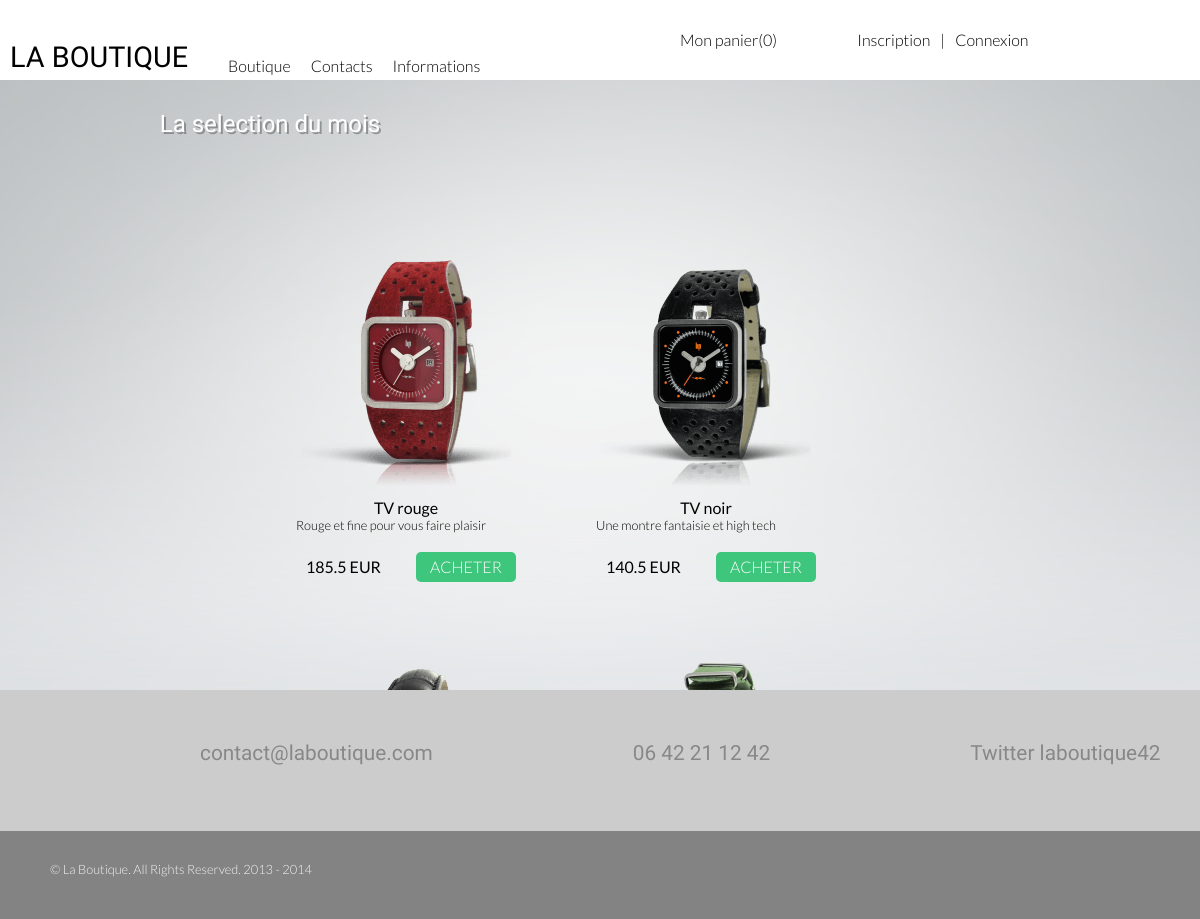
The app's page /shop/index.php with its own data.
### tables this page shows
CREATE TABLE IF NOT EXISTS `product` (
  `product_id` int(11) NOT NULL AUTO_INCREMENT,
  `name` varchar(30) NOT NULL,
  `description` varchar(100) DEFAULT NULL,
  `quantity` int(11) NOT NULL,
  `price` float NOT NULL,
  PRIMARY KEY (`product_id`),
  UNIQUE KEY `product_id_UNIQUE` (`product_id`)
);

### controller/connexion_func.php (called while the page is built, shortened)
<?PHP
function	connexion_check(&$result)
{
	global	$SUCCES, $ERREURC;
	if	(empty($_SESSION)
		|| !isset($_SESSION['login'])
		|| !isset($_SESSION['passwd']))
	{
		$result = FALSE;
		return ($SUCCES);
	}
	return ($SUCCES);
}

### controller/products.php (called while the page is built)
<?PHP
function	get_products($link, $query)
{
	$products = array();
	$res = mysqli_query($link, $query);
	while ($prod_raw = mysqli_fetch_assoc($res))
	{
		$products[] = array(
			'name'=>$prod_raw['name'],
			'description'=>$prod_raw['description'],
			'price'=>$prod_raw['price']);
	}
	return ($products);
}
?>

### views/aff_products.php (the view)
<?PHP
function aff_product($product)
{
	$new_get = $_GET;
	$new_get['buyproduct'] = $product['name'];
	$link = http_build_query($new_get);
	echo '
  		<div class="product">
		<div class="prod_img"><img src="img/catalog/'.$product['name'].'.png"></div>
		<div class="prod_name">'.$product['name'].'</div>
            <div class="prod_desc">'.$product['description'].'</div>
            <div class="prod_prix">'.$product['price'].' EUR</div>
            <div class="prod_buy"><a href="?'.$link.'">ACHETER</a></div>
         </div>';
}
function aff_all_products($products)
{
	echo '
	<div class="prod_selection">';
	for ($i = 0; $i < count($products); ++$i)
		aff_product($products[$i]);
	echo '
	</div>';
}
?>

### shop/index.php (shortened to what this page needs)
<HTML>
<HEAD><meta http-equiv="content-type" content="text/html; charset=utf-8" />
    <LINK href="css/index.css" rel="stylesheet" type="text/css">
    <LINK href="css/myaccount.css" rel="stylesheet" type="text/css">
    <LINK href="css/register.css" rel="stylesheet" type="text/css">
    <LINK href="css/product.css" rel="stylesheet" type="text/css">
    <LINK href="css/basket.css" rel="stylesheet" type="text/css">
    <LINK href="css/header.css" rel="stylesheet" type="text/css">
    <LINK href="css/footer.css" rel="stylesheet" type="text/css">
</HEAD>
<BODY>
<div id="content">
<?PHP
include_once("../misc/error.php");
include_once("../controller/connexion_func.php");
include("inc/header.php");
echo '<div id="middle">';
include("inc/content.php");
echo '</div>';
include("inc/footer.php");
?>
</div>
</BODY>
</HTML>

### shop/inc/header.php (shortened to what this page needs)
<div id="header">
	<div id="shop"><a href = "index.php">LA BOUTIQUE</a></div>
	<div id="menu">
		<ul>
			<li id="open_menu"><a href="?page=category">Boutique</a>
            </li>
			<li><a href="?page=contacts">Contacts</a></li>
			<li><a href="?page=info">Informations</a></li>
		</ul>
	</div>
	<div id="user">
	<div id="basket"><a href="index.php?page=basket">Mon panier(<?PHP echo intval($_SESSION['basket-total']) ?>)</a></div>
<?PHP
        if (!$result)
        {
            echo'
		<div id="register"><a href="index.php?page=register">Inscription</a></div>
        <div class="separator">|</div>
        <div id="connect"><a href="index.php?page=login">Connexion</a></div>';
        }
        else
        {
            echo'
		<div id="register"><a href="index.php?page=logout">Deconnexion</a></div>
        <div class="separator">|</div>
		<div id="account"><a href="index.php?page=myaccount">Mon compte</a></div>';
        }
        ?>
	</div>
</div>

### shop/inc/content.php
<?PHP
if (!isset($_GET['page']))
	include("accueil.php");
else
	include("$_GET[page].php");
?>

### shop/inc/accueil.php
<?PHP
include_once("../views/aff_products.php");
include_once("../controller/products.php");
function aff_header()
{
	echo '
<div id="accueil">
	<div id="selection"><h2>La selection du mois</h2>';
}
function aff_footer()
{
	echo '
	</div>
</div>';
}
$products = get_products($link, "SELECT name, description, price FROM `product` ORDER BY product_id DESC LIMIT 4");
aff_header();
aff_all_products($products);
aff_footer();
?>

### shop/inc/footer.php
<div id="footer">
<div id="contacts"><div class="center"><p><a href="mailto:contact&#64;laboutique.com">contact&#64;laboutique.com</a></p><p>06 42 21 12 42</p><p><a href="https://twitter.com/laboutique42">Twitter laboutique42</a></p></div></div>
<div id="copyright"><p>&#169; La Boutique. All Rights Reserved. 2013 - 2014</p></div>
</div>

### shop/css/index.css (style rules this page uses)
BODY { font-family: 'Lato', serif; font-weight: 300; background-color: #838383; margin: 0; padding: 0; }
h2 { font-family: 'Coustard', serif; font-weight: 300; color: #FFF; padding-top: 40px; width: 300px; text-shadow: 2px 2px rgba(0, 0, 0, 0.3); }
#middle { padding-top: 50px; background: url(../img/bg.png) repeat-x 50% 50% #DFE2E4; height: 80%; overflow: hidden; overflow: scroll; }
#content { margin: auto; height: 100%; }

### shop/css/product.css (style rules this page uses)
.prod_name { font-weight: 400; }
#selection { margin: auto; width: 80%; text-align: center; }
.prod_buy { background-color: #3fc67d; width: 100px; height: 25px; text-align: center; padding-top: 5px; border-radius: 5px; float: right; }
.prod_buy a { color: white; }
.prod_selection { padding-top: 100px; margin: auto; width: 80%; }
.prod_prix { float: left; padding-top: 5px; padding-left: 10px; font-weight: 400; }
.prod_desc { text-align: justify; font-size: 0.8em; margin-bottom: 5px; height: 30px; overflow: hidden; }
.prod_img { background-color: rgba(255, 255, 255, 0); }
.product { float: left; width: 220px; margin-left: 80px; margin-bottom: 80px; }

### shop/css/header.css (style rules this page uses)
#header { height: 80px; width: 100%; background-color: white; margin: 0 0 0 0; position: absolute; }
a { color: #000; text-decoration: none; }
#shop { float: left; padding-top: 40px; padding-left: 10px; }
#shop a { font-family: 'Coustard', serif; color: black; font-size: 1.8em; text-decoration: none; }
#menu { float: left; padding-top: 40px; }
ul li { text-decoration: none; list-style: none; float: left; margin-right: 20px; color: grey; }
#user { position: absolute; right: 20px; bottom: 5px; width: 500px; height: 80px; }
#basket { float: left; margin-right: 80px; margin-top: 35px; }
#register { float: left; margin-top: 35px; }
.separator { float: left; margin: 35px 10px 0 10px; }
#connect { float: left; margin-top: 35px; }

### shop/css/footer.css (style rules this page uses)
#footer { height: 200px; width: 100%; background-color: #dbdbdb; border-top: 1px solid #CCC; position: absolute; }
#contacts { background-color: #CCC; height: 70%; text-align: center; }
#contacts p { margin: 0; padding-top: 50px; padding-left: 200px; font-family: 'Coustard', serif; font-size: 1.3em; color: #888; float: left; display: inline; }
#contacts p a { text-decoration: none; color: #888; }
#copyright { height: 30%; background-color: #838383; color: #f2f2f2; font-size: 0.8em; }
#copyright p { margin: 0; padding-top: 30px; padding-left: 50px; }
.center { margin: auto; width: 1500px; }
#contacts { margin: auto; width: 100%; }

### records on screen
product: name (picture), name "TV rouge", description "Rouge et fine pour vous faire plaisir", price "185.5"
product: name (picture), name "TV noir", description "Une montre fantaisie et high tech", price "140.5"
product: name (picture)
product: name (picture)

### other values on screen
$_SESSION['basket-total'] "0"
